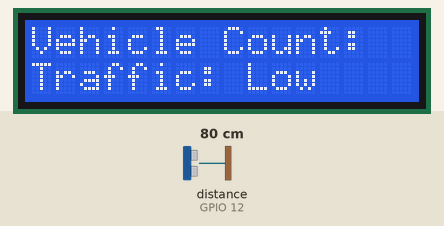
The sketch below on a simulated ESP32. Shown: 16×2 character LCD. The inputs (shaded band) are chosen by the test bench; at power-on: distance to the obstacle (sensor on GPIO 12) 80 cm. The echo pulse lasts 58.3 µs per cm.

Above: at 1.2 s.
1.3 s: distance to the obstacle (sensor on GPIO 12) set to 32 cm
2.8 s: distance to the obstacle (sensor on GPIO 12) set to 26 cm
At 3.4 s:
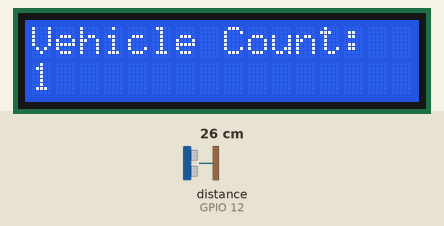
At 5.6 s:
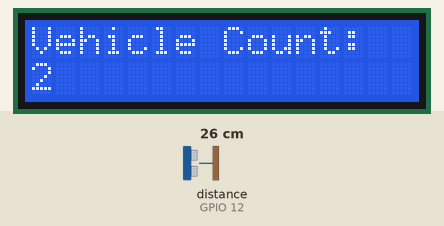
5.8 s: distance to the obstacle (sensor on GPIO 12) set to 35 cm
Timing chart, 0 to 8.8 s (numbered marks = the images above; inputs shaded):
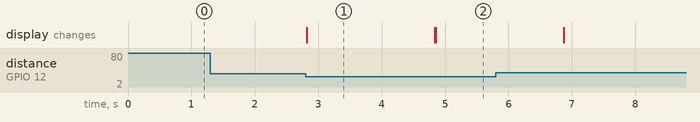

Measured:
- the behaviour switches between 30 and 29 cm on distance to the obstacle (sensor on GPIO 12) (found by bisection; images 0 and 1)
- after the input at 1.3 s, every drawn part: stays the same
- after the input at 2.8 s, the display: changes at once (image 1)
- what the display in image 1 shows lasts 2.0 s, from 2.8 s to 4.8 s

The sketch:

ESP32_NTP_Example.ino
```cpp
#include <Wire.h>
#include <LiquidCrystal_I2C.h>
#include <Ultrasonic.h>

LiquidCrystal_I2C lcd(0x27, 16, 2); // I2C address, rows, columns
Ultrasonic ultrasonic(13, 12); // Trig (GPIO 13), Echo (GPIO 12) pins for HC-SR04

int vehicleCount = 0;

void setup() {
  lcd.init();
  lcd.backlight();

  lcd.setCursor(0, 0);
  lcd.print("Vehicle Count:");
}

void loop() {
  // Measure distance using the ultrasonic sensor
  long distance = ultrasonic.read(CM);

  // Adjust this distance threshold as needed to classify vehicles
  if (distance < 30) {
    // Assuming a vehicle is within 30 cm of the sensor
    vehicleCount++;
    updateLCD(vehicleCount);
    delay(2000); // Adjust delay to prevent multiple counts for one vehicle
  }

  // Determine traffic conditions based on vehicle count
  if (vehicleCount < 10) {
    lcd.setCursor(0, 1);
    lcd.print("Traffic: Low   "); // Clear the previous status and print "Low"
  } else {
    lcd.setCursor(0, 1);
    lcd.print("Traffic: High   "); // Clear the previous status and print "High"
  }
}

void updateLCD(int count) {
  lcd.setCursor(0, 1);
  lcd.print("                "); // Clear the previous count
  lcd.setCursor(0, 1);
  lcd.print(count);
}
```
